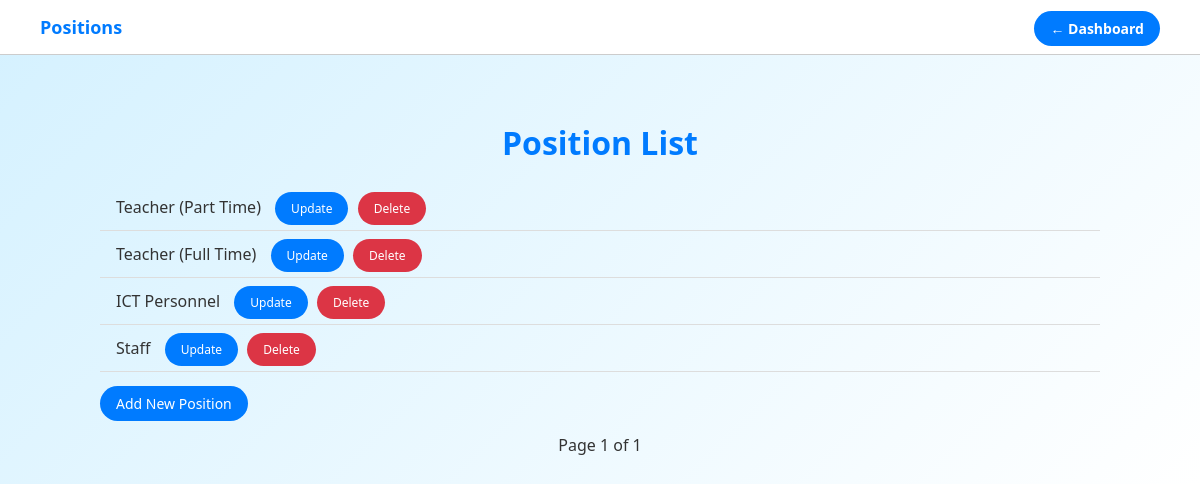
Page /positions/ (signed in) on the committed database.
### attendance/models.py (models this page shows, shortened)
class Position(models.Model):
    name = models.CharField(max_length=100, unique=True)

### attendance/views.py (the view)
# urls.py: path('positions/', position_list, name='position_list'),
@user_passes_test(is_admin)
def position_list(request):
    positions = Position.objects.all()
    paginator = Paginator(positions, 10)  # Show 10 positions per page
    page_number = request.GET.get('page')
    page_obj = paginator.get_page(page_number)
    return render(request, 'attendance/position_list.html', {'page_obj': page_obj})

### attendance/views.py (called while the page is built)
def is_admin(user):
    return user.is_authenticated and user.is_admin

### attendance/templates/attendance/position_list.html (shortened to what this page needs)
<!DOCTYPE html>
<html lang="en">
<head>
</head>
<body>
<div class="navbar">
    <div>Positions</div>
    <div>
        <a href="{% url 'admin_dashboard' %}" class="btn">← Dashboard</a>
    </div>
</div>
<div class="content">
    <h1>Position List</h1>
    <ul>
        {% for position in page_obj %}
            <li>
                {{ position.name }}
                <a href="{% url 'update_position' position.id %}" class="btn" style="margin-left:10px; font-size:12px;">Update</a>
                <a href="{% url 'delete_position' position.id %}" class="btn btn-danger" style="margin-left:5px; font-size:12px;" onclick="return confirm('Are you sure you want to delete this position?');">Delete</a>
            </li>
        {% empty %}
            <li>No positions found.</li>
        {% endfor %}
    </ul>
    <div style="margin-top: 20px;">
        <a href="{% url 'add_position' %}" class="btn">Add New Position</a>
    </div>
    <div class="pagination">
        <span>Page {{ page_obj.number }} of {{ page_obj.paginator.num_pages }}</span>
    </div>
</div>
</body>
</html>

### attendance/templates/attendance/position_list.html (style rules this page uses)
body { background: linear-gradient(135deg, #d4f1ff, #ffffff); font-family: 'Segoe UI', Tahoma, Geneva, Verdana, sans-serif; margin: 0; padding: 0; color: #333; }
.navbar { background-color: #ffffff; padding: 15px 40px; border-bottom: 1px solid #cccccc; display: flex; justify-content: space-between; align-items: center; position: fixed; top: 0; left: 0; right: 0; z-index: 1000; }
.navbar div { font-size: 18px; font-weight: bold; color: #007BFF; }
.btn { background-color: #007BFF; color: white; padding: 8px 16px; border: none; border-radius: 20px; text-decoration: none; font-size: 14px; transition: background-color 0.3s ease; }
.content { padding: 100px 30px 30px 30px; max-width: 1000px; margin: 0 auto; }
h1 { color: #007BFF; margin-bottom: 20px; text-align: center; }
ul { list-style-type: none; padding: 0; }
ul li { padding: 12px 16px; border-bottom: 1px solid #ddd; }
.pagination { text-align: center; margin-top: 20px; }
.pagination span { margin: 0 5px; }
.btn-danger { background-color: #dc3545; }

### rows in the picture
Position: name "Teacher (Part Time)"
Position: name "Teacher (Full Time)"
Position: name "ICT Personnel"
Position: name "Staff"

### other values in the picture
{{ page_obj.number }} "1"
{{ page_obj.paginator.num_pages }} "1"
